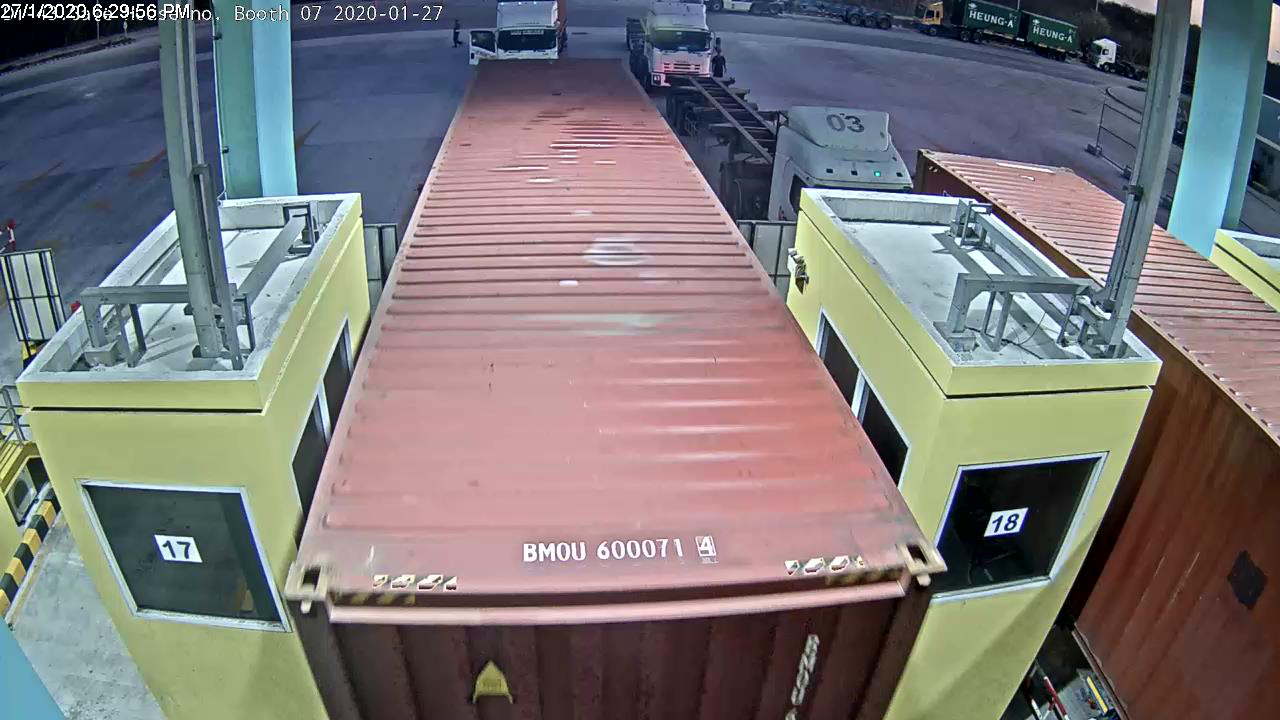
#> input picture images/ContainerAllSides/Test/input14022020220635.png, 1280 x 720 px; its folder holds only this picture in this run
$ python main.py
#> lines starting #> are read from the running program, lines starting #| are printed output that depends on the picture; after the words box and inside, x2 and y2 are one past the last pixel; in counts of white or black regions, pixels touching at a corner belong together
### src/ContainerDetectionImageUtils.py
import os
from datetime import datetime

import ContainerDetectionConstant as const
import matplotlib.patches as mpatches
from CustomImageClass import CustomImageClass
from scipy import ndimage as ndi
from skimage import filters, io, img_as_ubyte
from skimage.color import rgb2gray
from skimage.feature import canny
from skimage.measure import label, regionprops
from skimage.morphology import closing, rectangle
from skimage.restoration import denoise_tv_chambolle


# PREPARE IMAGE FOR SEGMENTATION
def preProcessImage(image):
    grayImage = rgb2gray(image)
    # DENOISE IMAGE
    denoiseImage = denoise_tv_chambolle(grayImage)
    # CROP INTEREST PART FOR THRESHOLD
    minInterestHeight, maxInterestHeight, minInterestWidth, maxInterestWidth = getInterestCroppedArea(denoiseImage)
    croppedInputImage = denoiseImage[minInterestHeight:maxInterestHeight, minInterestWidth:maxInterestWidth]
    # [8 lines of commented-out code are left out]
    thresh = filters.threshold_yen(croppedInputImage)
    binaryImage = croppedInputImage > thresh
    # [5 lines of commented-out code are left out]
    can = canny(binaryImage)
    # [5 lines of commented-out code are left out]
    filled_img = ndi.binary_fill_holes(can)
    # [5 lines of commented-out code are left out]
    dilationImage = closing(filled_img, rectangle(5, const.TOP_VIEW_DILATION_HORIZONTAL_SIZE))
    # [5 lines of commented-out code are left out]
    interestedArea = CustomImageClass(minInterestHeight, maxInterestHeight, minInterestWidth, maxInterestWidth)
    return dilationImage, binaryImage, interestedArea


# SEGMENTAION AND GET CROPPED TEXT FROM IMAGE

def doGetCroppedTextFromImage(dilationImage, binaryImage, ax, interestedArea, outputFolderPath):
    labeledImage = label(dilationImage)
    # INDEX FILE GROUP TEXT
    indexFileGroupText = 1
    for region in regionprops(labeledImage):
        # take regions with large enough areas
        if region.area >= const.MIN_REGION_AREA_GROUP_TEXT:
            # GET COORDINATE
            minr, minc, maxr, maxc = region.bbox
            # VALIDATE ASPECT RATIO
            if const.MIN_ASPECT_RATIO_GROUP_TEXT < (maxc - minc) / (maxr - minr) < const.MAX_ASPECT_RATIO_GROUP_TEXT:
                minCroppedX = interestedArea.getMinX()
                minCroppedY = interestedArea.getMinY()
                # ADD PADDING
                minr -= const.TEXT_IMAGE_CROP_PADDING_SIZE
                maxr += const.TEXT_IMAGE_CROP_PADDING_SIZE
                minc -= const.TEXT_IMAGE_CROP_PADDING_SIZE
                maxc += const.TEXT_IMAGE_CROP_PADDING_SIZE
                # SET DRAW RECTANGLE COORDINATE
                groupTextMinY = minCroppedY + minr
                groupTextMaxY = minCroppedY + maxr
                groupTextMinX = minCroppedX + minc
                groupTextMaxX = minCroppedX + maxc
                # SAVE CROPPED IMAGE
                cropped = binaryImage[minr:maxr, minc:maxc]
                # GET INNER TEXT
                labelText = label(cropped)
                regionsCroppedLabel = regionprops(labelText)
                if len(regionsCroppedLabel) >= const.MIN_NUMBER_OF_TEXT_IN_GROUP_TEXT:
                    # DRAW RECTANGLE GROUP TEXT
                    rect = mpatches.Rectangle((groupTextMinX, groupTextMinY), groupTextMaxX - groupTextMinX,
                                              groupTextMaxY - groupTextMinY, fill=False, edgecolor='red', linewidth=2)
                    ax.add_patch(rect)
                    # SAVE GROUP TEXT
                    io.imsave(
                        outputFolderPath + const.REGION_GROUP_TEXT_FOLDER_NAME + 'groupText' + str(indexFileGroupText) + '.png', img_as_ubyte(cropped))
                    indexFileGroupText += 1
                    # INDEX FILE
                    indexFileText = 1
                    for regionText in regionsCroppedLabel:
                        minrTxt, mincTxt, maxrTxt, maxcTxt = regionText.bbox
                        # VALIDATE RATIO TEXT
                        if const.MIN_ASPECT_RATIO_TEXT < (maxcTxt - mincTxt) / (
                                maxrTxt - minrTxt) < const.MAX_ASPECT_RATIO_TEXT:
                            # TEXT COORDINATE
                            minrS = minr + minrTxt - const.TEXT_IMAGE_CROP_PADDING_SIZE
                            maxrS = minr + maxrTxt + const.TEXT_IMAGE_CROP_PADDING_SIZE
                            mincS = minc + mincTxt - const.TEXT_IMAGE_CROP_PADDING_SIZE
                            maxcS = minc + maxcTxt + const.TEXT_IMAGE_CROP_PADDING_SIZE
                            textRecMinY = groupTextMinY + minrTxt - const.TEXT_IMAGE_CROP_PADDING_SIZE
                            textRecMaxY = groupTextMinY + maxrTxt + const.TEXT_IMAGE_CROP_PADDING_SIZE
                            textRecMinX = groupTextMinX + mincTxt - const.TEXT_IMAGE_CROP_PADDING_SIZE
                            textRecMaxX = groupTextMinX + maxcTxt + const.TEXT_IMAGE_CROP_PADDING_SIZE
                            # DRAW RECTANGLE
                            rect = mpatches.Rectangle((textRecMinX, textRecMinY), textRecMaxX - textRecMinX,
                                                      textRecMaxY - textRecMinY,
                                                      fill=False, edgecolor='blue', linewidth=2)
                            ax.add_patch(rect)
                            croppedText = binaryImage[minrS:maxrS, mincS:maxcS]
                            # viewr = ImageViewer(croppedText)
                            # viewr.show()
                            io.imsave(
                                outputFolderPath + const.REGION_SPLIT_TEXT_FOLDER_NAME + 'spltText' + str(
                                    indexFileText) + '.png', img_as_ubyte(croppedText))
                            indexFileText += 1


def getInterestCroppedArea(image):
    imageHeight, imageWidth = image.shape
    minHeightInput = int(imageHeight * (1 - const.TOP_VIEW_PROCESS_HORIZONTAL_PART))
    minWidthInput = int(imageWidth * (1 - const.TOP_VIEW_PROCESS_VERTICLE_PART) / 2)
    maxWidthInput = int(imageWidth - minWidthInput)
    return minHeightInput, imageHeight, minWidthInput, maxWidthInput


# [9 lines left out: function isRegionInInterestingArea, not called in this run]


def createFolderOutputByTime():
    # CREATE FOLDER FOR OUTPUT PATH
    outputPath = '../' + const.OUTPUT_FOLDER_NAME
    try:
        if not os.path.exists(outputPath):
            os.mkdir(outputPath)
    except OSError:
        print("Creation of the directory %s failed" % outputPath)

    # CREATE FOLDER FOR OUTPUT IMAGE
    outputFolderPath = outputPath + getDateTimeStrWithFormat(
        const.DATE_TIME_PATTERN_FOLDER_NAME) + '/'
    try:
        os.mkdir(outputFolderPath)
    except OSError:
        print("Creation of the directory %s failed" % outputFolderPath)

    # CREATE FOLDER INPUT IMAGE
    inputImageFolderPath = outputFolderPath + const.INPUT_FOLDER_NAME
    try:
        os.mkdir(inputImageFolderPath)
    except OSError:
        print("Creation of the directory %s failed" % inputImageFolderPath)

    # CREATE FOLDER OUTPUT RECTANGLE IMAGE
    outputRecImageFolderPath = outputFolderPath + const.RECTANGLE_IMAGE_FOLDER_NAME
    try:
        os.mkdir(outputRecImageFolderPath)
    except OSError:
        print("Creation of the directory %s failed" % outputRecImageFolderPath)

    # CREATE FOLDER OUTPUT GROUP TEXT
    outputGroupTextFolderPath = outputFolderPath + const.REGION_GROUP_TEXT_FOLDER_NAME
    try:
        os.mkdir(outputGroupTextFolderPath)
    except OSError:
        print("Creation of the directory %s failed" % outputGroupTextFolderPath)

    # CREATE FOLDER OUTPUT TEXT
    outputTextFolderPath = outputFolderPath + const.REGION_SPLIT_TEXT_FOLDER_NAME
    try:
        os.mkdir(outputTextFolderPath)
    except OSError:
        print("Creation of the directory %s failed" % outputTextFolderPath)

    return outputFolderPath


def getDateTimeStrWithFormat(format):
    return datetime.now().strftime(format)

### src/CustomImageClass.py
class CustomImageClass:
    def __init__(self, minY, maxY, minX, maxX):
        self.minY = minY
        self.maxY = maxY
        self.minX = minX
        self.maxX = maxX

    def getMinY(self):
        return self.minY

    def getMaxY(self):
        return self.maxY

    def getMinX(self):
        return self.minX

    def getMaxX(self):
        return self.maxX

### src/main.py
import matplotlib.pyplot as plt
import ContainerDetectionImageUtils as imUtils
import ContainerDetectionConstant as const
from skimage import io, img_as_ubyte
import datetime
import numpy as np


def readImageToGrayScale(image):
    return io.imread(image, as_gray=True)


if __name__ == '__main__':
    # READ IMAGE
    imageCol = io.ImageCollection(const.INPUT_FOLDER_CONDITION)
#> imageCol = 1 item
    for image in imageCol:
        # GET FOLDER OUTPUT PATH
        outputFolderPath = imUtils.createFolderOutputByTime()
        # SAVE INPUT IMAGE
        io.imsave(outputFolderPath + const.INPUT_FOLDER_NAME + 'input' + imUtils.getDateTimeStrWithFormat(
            const.DATE_TIME_PATTERN_FOLDER_NAME) + '.png', img_as_ubyte(image))
        # PREPARE INPUT
        imageForProcess, binaryImage, interestedArea = imUtils.preProcessImage(image)
        # INIT PY_PLOT
        fig, ax = plt.subplots()
        ax.imshow(image, cmap=plt.cm.gray)
        # DO SEGMENTATION AND CROP IMAGE
        imUtils.doGetCroppedTextFromImage(imageForProcess, binaryImage, ax, interestedArea, outputFolderPath)
        # SAVE RECTANGLE IMAGE
        ax.axis('image')
        ax.set_xticks([])
        ax.set_yticks([])
        fig.savefig(
            outputFolderPath + const.RECTANGLE_IMAGE_FOLDER_NAME + 'rec-image' + imUtils.getDateTimeStrWithFormat(
                const.DATE_TIME_PATTERN_FOLDER_NAME) + '.png')
        plt.close(fig)
        plt.cla()
        plt.clf()
#> this loop made 1 pass
#> (outputPath in createFolderOutputByTime, outputFolderPath, inputImageFolderPath in createFolderOutputByTime, outputRecImageFolderPath in createFolderOutputByTime) on pass 1: ('../output/', '../output/20112026153456/', '../output/20112026153456/input-image/', '../output/20112026153456/rec-image/')
#> pass 1, in preProcessImage, `grayImage = rgb2gray(image)`:
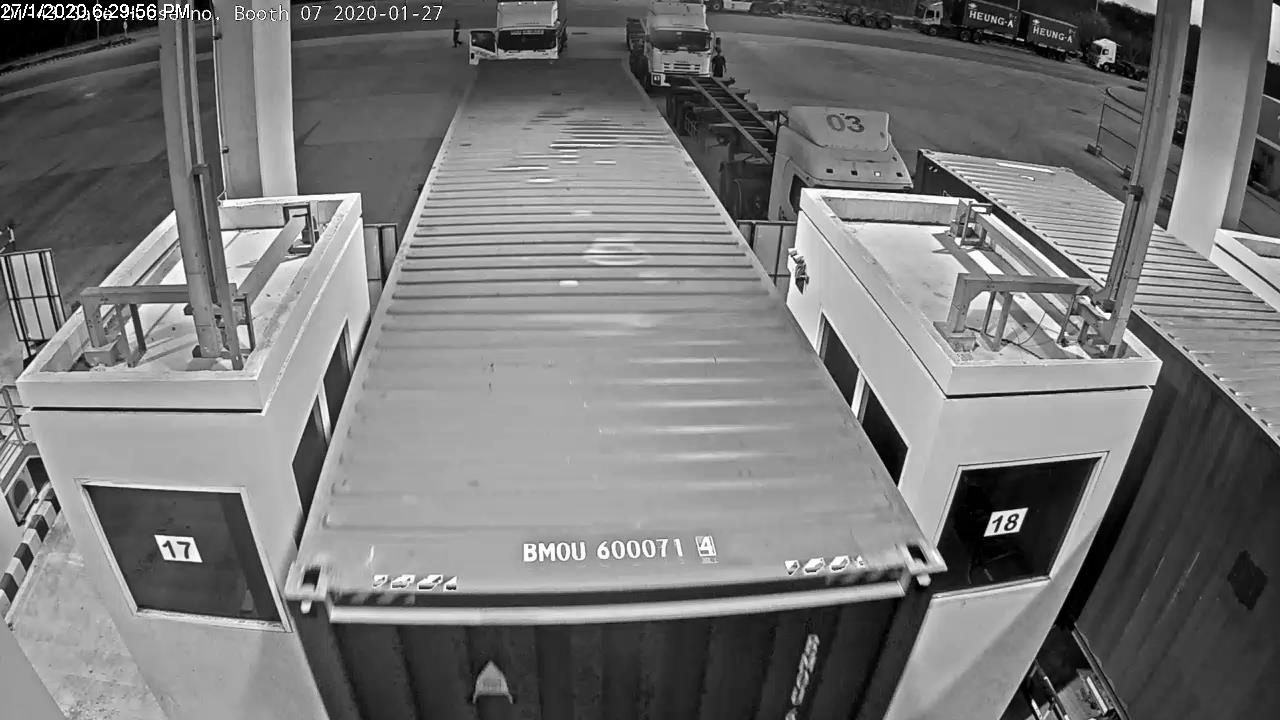
#> grayImage: shape (720, 1280) float64; min 0, max 1, mean 0.474
#> pass 1, in preProcessImage, `croppedInputImage = denoiseImage[minInterestHeight:maxInterestHeight, ..`:
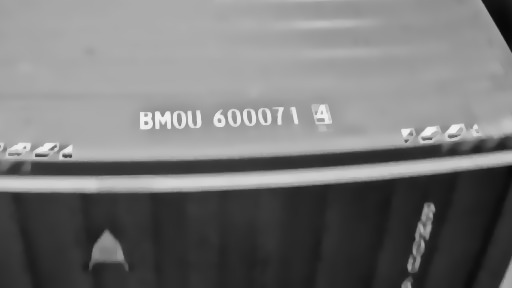
#> croppedInputImage: shape (288, 512) float64; min 0.0318, max 0.95, mean 0.462
#> pass 1, in preProcessImage, `binaryImage = croppedInputImage > thresh`:
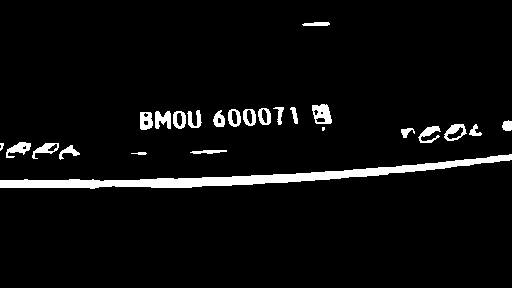
#> binaryImage: shape (288, 512) bool; 4.8% white; 25 white regions (1 under 20 px), largest, box (x1, y1, x2, y2) and area: (0, 154, 512, 189) 4054, (312, 104, 332, 124) 274, (6, 142, 31, 158) 206
#> pass 1, `fig.savefig( outputFolderPath + const.RECTANGLE_IMAGE_FOLDER_NAME + 'r..`:
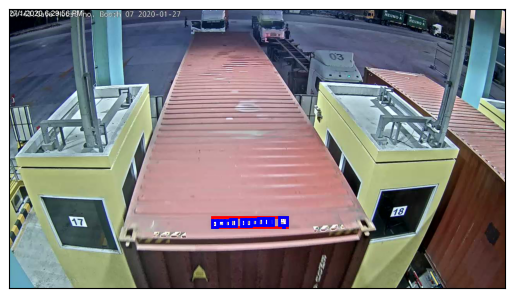
#> figure drawn by matplotlib, 1 panel
#> after the loop:
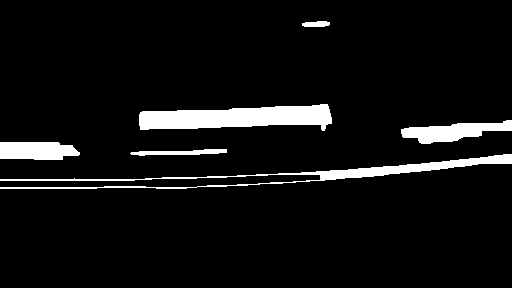
#> imageForProcess: shape (288, 512) bool; 6.5% white; 6 white regions, box (x1, y1, x2, y2) and area: (139, 104, 332, 131) 3598, (0, 154, 512, 189) 2769, (401, 120, 512, 144) 1438, (0, 142, 80, 160) 1242, (130, 149, 227, 156) 405, (302, 21, 330, 27) 139
        # plt.show()
